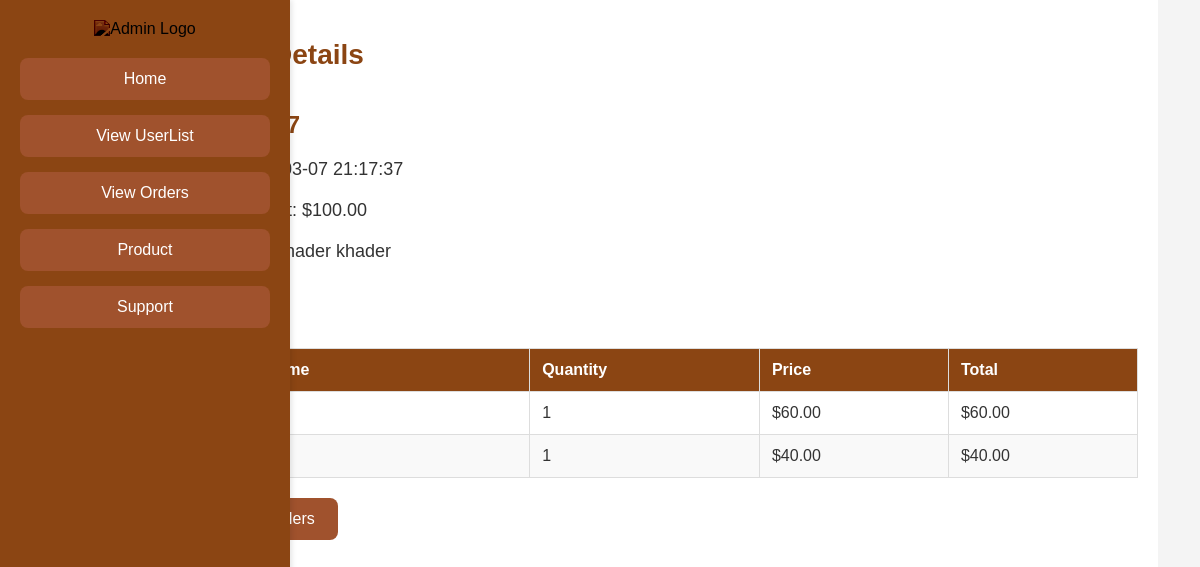
Page /Admin/view_order.php?order_id=17 on the committed database.
### tables this page shows
CREATE TABLE `purchases` (
  `id` int(11) NOT NULL,
  `user_id` int(11) NOT NULL,
  `total_amount` decimal(10,2) NOT NULL,
  `purchase_date` timestamp NOT NULL DEFAULT current_timestamp(),
  `done` tinyint(1) DEFAULT 0
);

CREATE TABLE `clientusers` (
  `id` int(11) NOT NULL,
  `username` varchar(50) NOT NULL,
  `firstname` varchar(50) NOT NULL,
  `lastname` varchar(50) NOT NULL,
  `email` varchar(100) NOT NULL,
  `phone` varchar(15) DEFAULT NULL,
  `password` varchar(255) NOT NULL,
  `temp_password` varchar(255) DEFAULT NULL,
  `temp_password_used` tinyint(1) NOT NULL DEFAULT 0,
  `failed_attempts` int(11) NOT NULL DEFAULT 0,
  `password_1` varchar(255) DEFAULT NULL,
  `password_2` varchar(255) DEFAULT NULL,
  `password_3` varchar(255) DEFAULT NULL,
  `dob` date DEFAULT NULL
);

CREATE TABLE `purchase_details` (
  `id` int(11) NOT NULL,
  `purchase_id` int(11) NOT NULL,
  `product_id` int(11) NOT NULL,
  `quantity` int(11) NOT NULL,
  `price` decimal(10,2) NOT NULL
);

### Admin/view_order.php (the view, shortened to what this page needs)
<?php
include_once "../config/phpdb.php";
$order_id = isset($_GET['order_id']) ? (int)$_GET['order_id'] : 0;
$order_query = "SELECT p.id, p.purchase_date, p.total_amount, c.firstname, c.lastname
                FROM purchases p
                JOIN clientusers c ON p.user_id = c.id
                WHERE p.id = $order_id";
$order_result = mysqli_query($conn, $order_query);
$order = mysqli_fetch_assoc($order_result);
$details_query = "SELECT pd.product_id, pr.name, pd.quantity, pd.price
                  FROM purchase_details pd
                  JOIN products pr ON pd.product_id = pr.id
                  WHERE pd.purchase_id = $order_id";
$details_result = mysqli_query($conn, $details_query);
?>
<!DOCTYPE html>
<html lang="en">
<head>
    <link rel="stylesheet" href="css_files/view_order.css">
</head>
<body>
    <?php require 'navbar.php'; ?>
    <div class="order-details-container">
        <h1>Order Details</h1>
        <h2>Order #<?php echo htmlspecialchars($order['id']); ?></h2>
        <p>Date: <?php echo htmlspecialchars($order['purchase_date']); ?></p>
        <p>Total Amount: $<?php echo number_format($order['total_amount'], 2); ?></p>
        <p>Customer: <?php echo htmlspecialchars($order['firstname']) . ' ' . htmlspecialchars($order['lastname']); ?></p>
        <h3>Products</h3>
        <table class="order-details-table">
            <thead>
                <tr>
                    <th>Product Name</th>
                    <th>Quantity</th>
                    <th>Price</th>
                    <th>Total</th>
                </tr>
            </thead>
            <tbody>
                <?php while ($detail = mysqli_fetch_assoc($details_result)): ?>
                    <tr>
                        <td><?php echo htmlspecialchars($detail['name']); ?></td>
                        <td><?php echo htmlspecialchars($detail['quantity']); ?></td>
                        <td>$<?php echo number_format($detail['price'], 2); ?></td>
                        <td>$<?php echo number_format($detail['quantity'] * $detail['price'], 2); ?></td>
                    </tr>
                <?php endwhile; ?>
            </tbody>
        </table>
        <a href="orders.php" class="cta-button">Back to Orders</a>
    </div>
</body>
</html>

### Admin/css_files/view_order.css (style rules this page uses)
body { margin: 0; font-family: Arial, sans-serif; background-color: #f4f4f4; color: #333; display: flex; min-height: 100vh; }
.order-details-container { display: flex; flex-direction: column; padding: 20px; margin-left: 14%; width: calc(100% - 250px); background-color: #fff; }
.order-details-container h1 { font-size: 28px; color: #8B4513; margin-bottom: 20px; }
.order-details-container h2 { font-size: 24px; color: #8B4513; margin-bottom: 10px; }
.order-details-container p { font-size: 18px; margin: 10px 0; }
.order-details-container h3 { font-size: 22px; color: #8B4513; margin-top: 20px; margin-bottom: 10px; }
.order-details-table { width: 100%; border-collapse: collapse; margin-top: 20px; }
.order-details-table th, .order-details-table td { padding: 12px; text-align: left; border: 1px solid #ddd; }
.order-details-table th { background-color: #8B4513; color: #fff; }
.order-details-table tr:nth-child(even) { background-color: #f9f9f9; }
.order-details-table td { font-size: 16px; }
.cta-button { padding: 12px 20px; background-color: #A0522D; max-width: 110px; color: #fff; text-decoration: none; border-radius: 8px; font-size: 16px; margin-top: 20px; display: inline-block; transition: background-color 0.3s ease, transform 0.2s ease; }

### rows in the picture
purchases: purchase_date "2025-03-07 21:17:37", total_amount "100.00", user.firstname "khader", user.lastname "khader"
purchase_details: quantity "1", price "60.00", $detail['quantity']*$detail['price'] "60.00"
purchase_details: quantity "1", price "40.00", $detail['quantity']*$detail['price'] "40.00"
